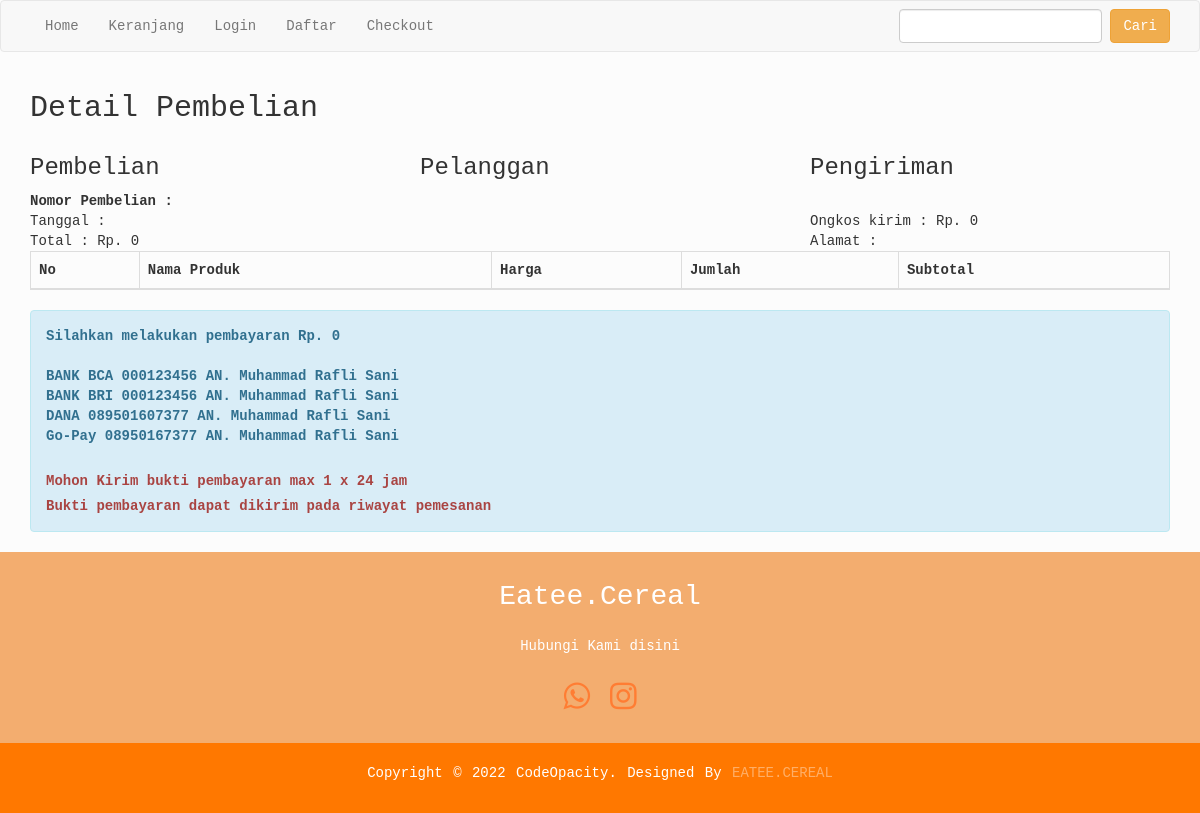
The app's page /nota.php, older data.
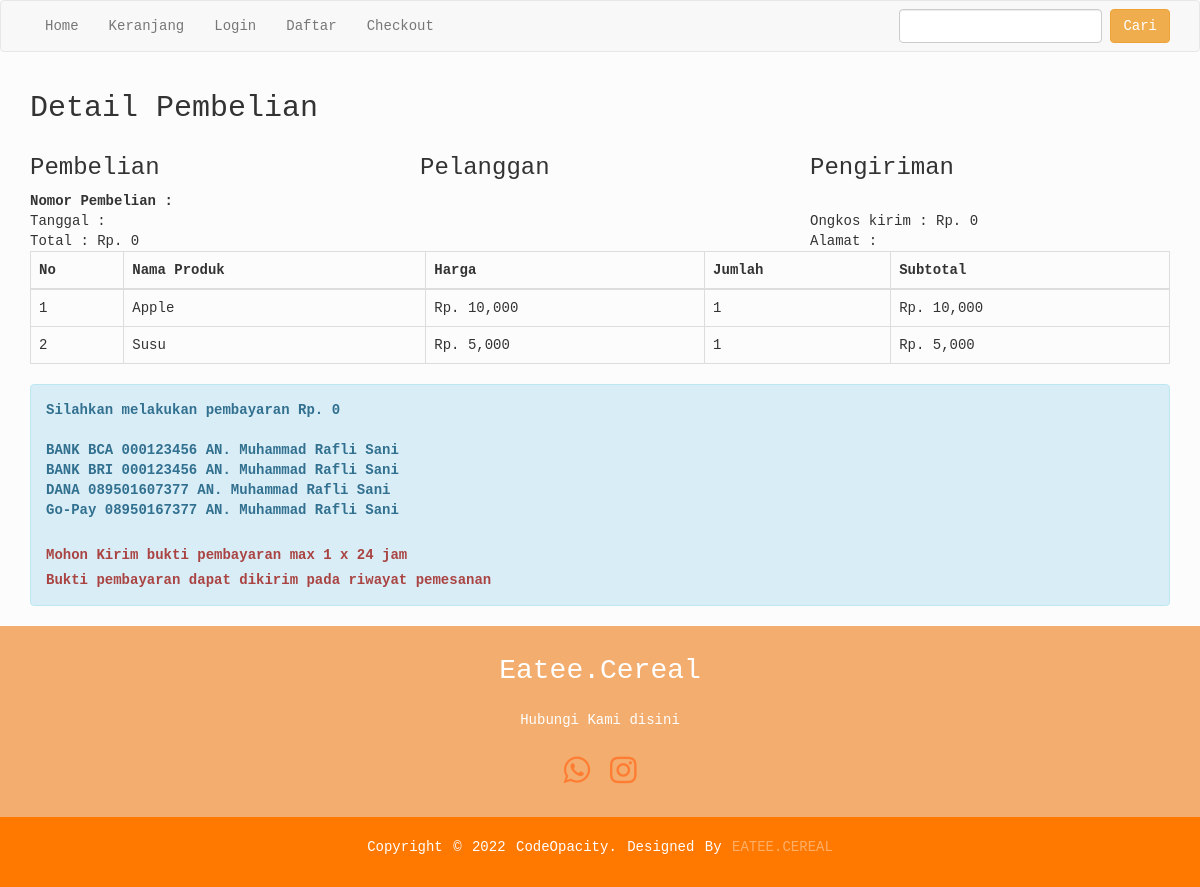
The same page, newer data.
### tables this page shows
CREATE TABLE `pemesanan_produk` (
  `id_pemesanan_produk` int(11) NOT NULL,
  `id_pembelian` int(11) NOT NULL,
  `id_produk` int(11) NOT NULL,
  `jumlah` int(100) NOT NULL,
  `nama` varchar(50) NOT NULL,
  `harga` int(11) NOT NULL,
  `subharga` int(11) NOT NULL
);

### nota.php (the view, shortened to what this page needs)
<?php
include 'koneksi.php';
?>
<!DOCTYPE html>
<html>
<head>
	<link rel="stylesheet" href="admin/assets/css/bootstrap.css">
</head>
<body style="font-family: monospace;">
<?php include 'menu.php'; ?>
<section class="konten">
	<div class="container">
		<h2>Detail Pembelian</h2>
<?php
$ambil = $koneksi->query("SELECT * FROM pemesanan JOIN pelanggan ON pemesanan.id_pelanggan=pelanggan.id_pelanggan WHERE pemesanan.id_pembelian='$_GET[id]'");
$detail = $ambil->fetch_assoc();
?>
<div class="row">
	<div class="col-md-4">
		<h3>Pembelian</h3>
		<strong>Nomor Pembelian : <?php echo $detail['id_pembelian'] ?></strong> <br>
		Tanggal : <?php echo $detail['tanggal_pemesanan']; ?> <br>
		Total : Rp. <?php echo number_format($detail['total_pemesanan']) ?>
	</div>
	<div class="col-md-4">
		<h3>Pelanggan</h3>
		<strong><?php echo $detail['nama_pelanggan']; ?></strong> <br>
		<p>
			<?php echo $detail['email_pelanggan']; ?> <br>
		</p>
	</div>
	<div class="col-md-4">
		<h3>Pengiriman</h3>
		<strong><?php echo $detail['nama_kota'] ?></strong> <br>
		Ongkos kirim : Rp. <?php echo number_format($detail['tarif']); ?> <br>
		Alamat : <?php echo $detail['alamat_pengiriman'] ?>
	</div>
</div>
<table class="table table-bordered">
	<thead>
		<tr>
			<th>No</th>
			<th>Nama Produk</th>
			<th>Harga</th>
			<th>Jumlah</th>
			<th>Subtotal</th>
		</tr>
	</thead>
	<tbody>
		<?php $nomor=1; ?>
		<?php $ambil=$koneksi->query("SELECT * FROM pemesanan_produk WHERE id_pembelian='$_GET[id]' "); ?>
		<?php while($pecah=$ambil->fetch_assoc()) { ?>
		<tr>
			<td><?php echo $nomor; ?></td>
			<td><?php echo $pecah['nama']; ?></td>
			<td>Rp. <?php echo number_format ($pecah['harga']); ?></td>
			<td><?php echo $pecah['jumlah']; ?></td>
			<td>Rp. <?php echo number_format($pecah['subharga']); ?></td>
		</tr>
		<?php $nomor++; ?>
		<?php } ?>
	</tbody>
</table>
<div class="row">
	<div class="col-md-12">
		<div class="alert alert-info">
			<p>
				<strong>Silahkan melakukan pembayaran Rp. <?php echo number_format($detail['total_pemesanan']); ?></strong> <br> <br>
				<strong> BANK BCA 000123456 AN. Muhammad Rafli Sani</strong> <br>
				<strong> BANK BRI 000123456 AN. Muhammad Rafli Sani</strong> <br>
				<strong> DANA 089501607377 AN. Muhammad Rafli Sani</strong> <br>
				<strong> Go-Pay 08950167377 AN. Muhammad Rafli Sani</strong> <br> <br>
			</p>
			<p class="text-danger"> <strong>Mohon Kirim bukti pembayaran max 1 x 24 jam</strong></p>
			<p class="text-danger"> <strong>Bukti pembayaran dapat dikirim pada riwayat pemesanan</strong> </p>
		</div>
	</div>
</div>
	</div>
</section>
<?php include 'footer.php'; ?>
</body>
</html>

Row changes from the older to the newer data that the page shows:
added pemesanan_produk: nama "Apple", harga "10,000", jumlah "1", subharga "10,000"
added pemesanan_produk: nama "Susu", harga "5,000", jumlah "1", subharga "5,000"
